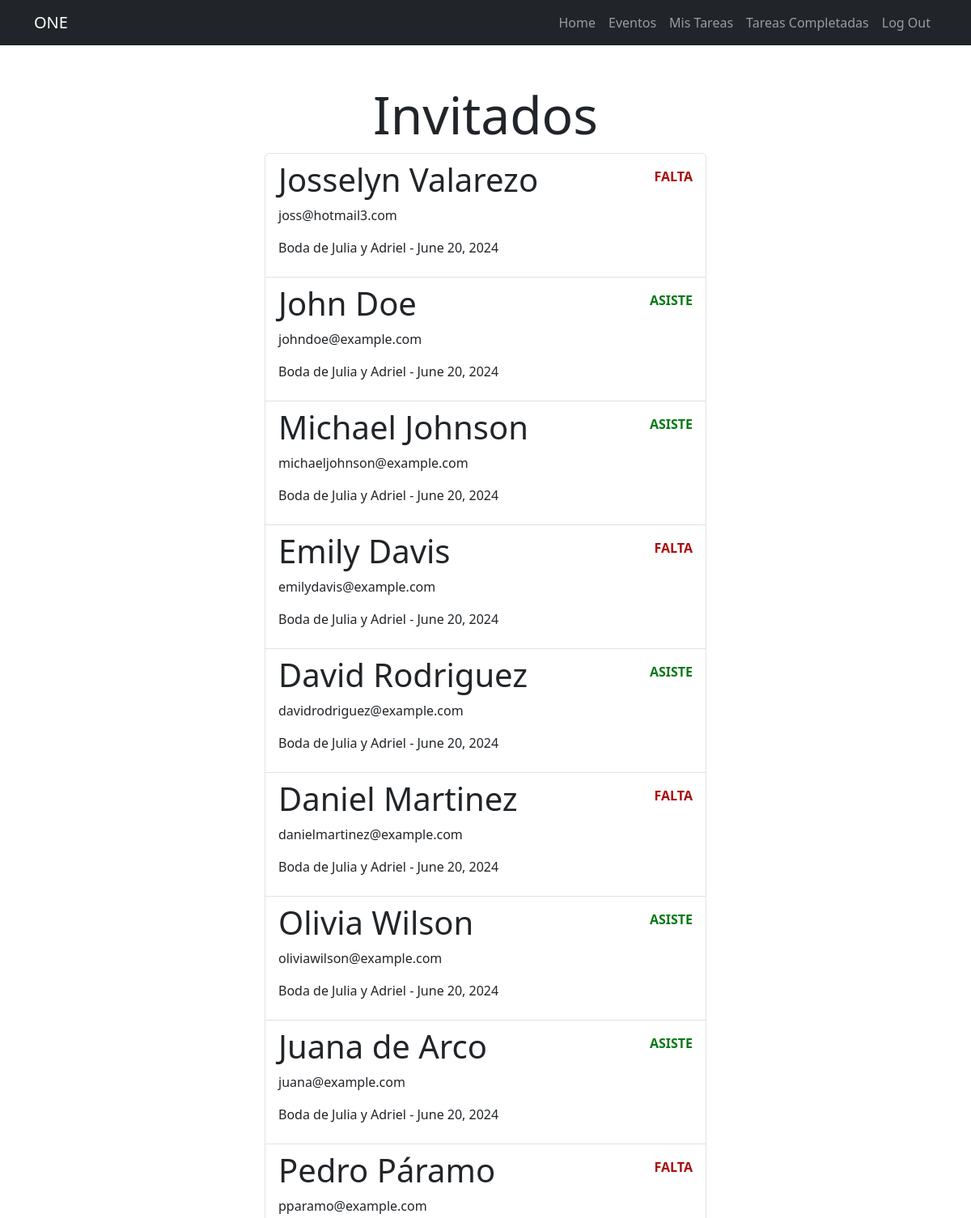
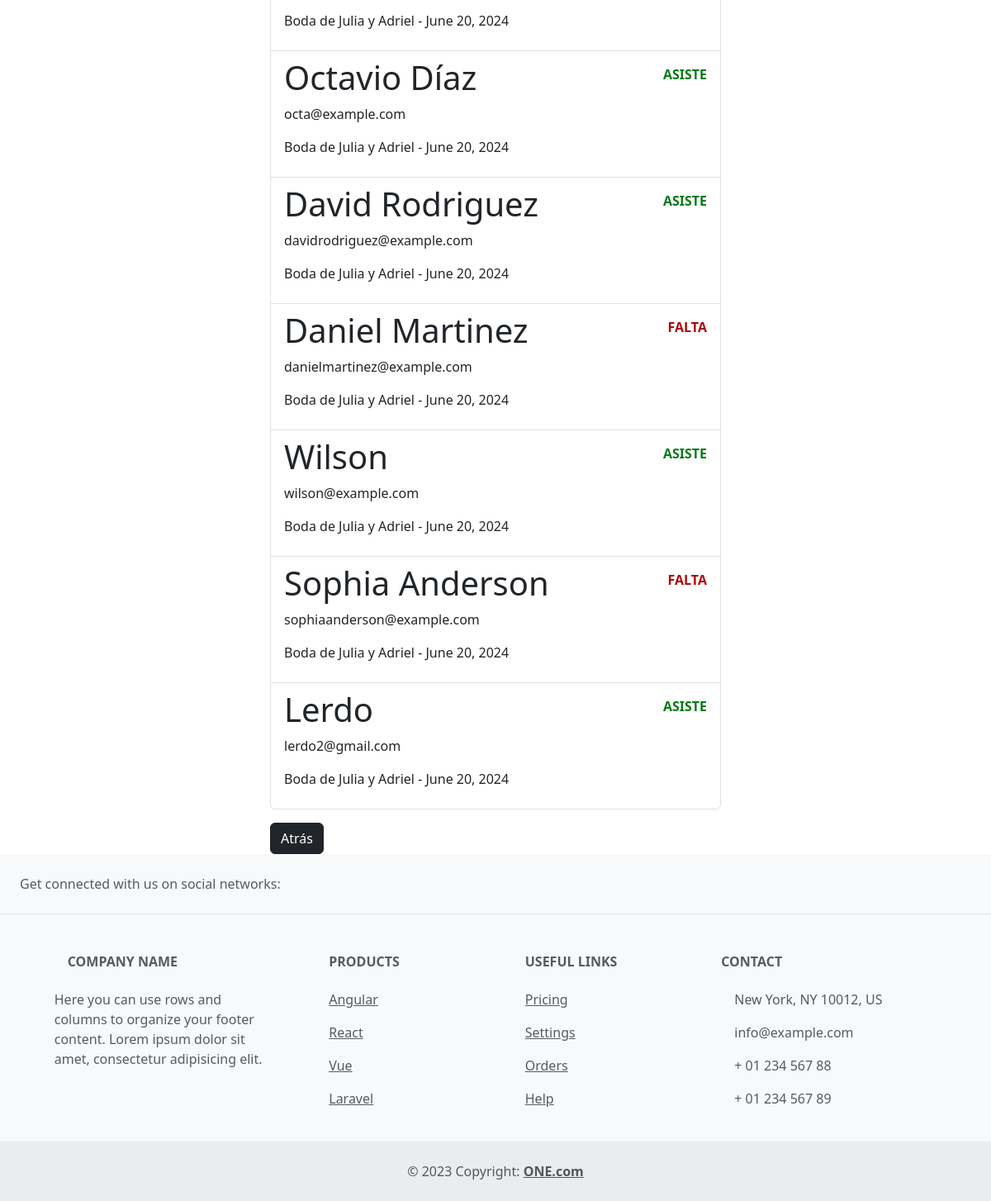
The page /invitados/14/ (signed in) on the database its author committed (2 pictures, top to bottom).
### invitados/models.py (models this page shows, shortened)
class Invitado(models.Model):
    nombre = models.CharField(max_length=80)
    correo = models.CharField(max_length=80)
    respuesta = models.CharField(max_length=2, null=True)
    evento = models.ForeignKey(Evento, blank=True , on_delete=models.CASCADE)

### event/models.py (models this page shows, shortened)
class Evento(models.Model):
    nombre = models.CharField(max_length=80)
    descripcion = models.TextField(blank=True)
    fechaCreacion = models.DateTimeField(auto_now_add=True)
    fecha= models.DateField(null = True, blank = True)
    ubicacion = models.CharField(max_length=200)
    user = models.ForeignKey(User, on_delete=models.CASCADE)

### invitados/views.py (the view)
# urls.py: path('invitados/<int:evento_id>/', invitados, name= 'invitados'),
@login_required
def invitados(request, evento_id):
    invitados = Invitado.objects.filter(evento_id=evento_id)
    return render(request, 'invitado.html', {'invitados': invitados})

### invitados/templates/invitado.html (shortened to what this page needs)
{% extends 'base.html' %}
{% block content%}
<main class="container">
    <div class="row">
        <div class="col-md-6 offset-md-3">
            <h1 class="mt-5 text-center display-3">Invitados</h1>
            <ul class="list-group">
                {% for invitado in invitados %}
                <a href="{% url 'invitado_detail' invitado.id invitado.evento.id %}" class="list-group-item">
                    <header class="d-flex justify-content-between">
                        <h1 class="fw-bold-3"> {{invitado.nombre}}</h1>
                        {% if invitado.respuesta == "SI" %}
                            <p class="mt-2 fw-bold" style="color: rgb(5, 121, 22);">ASISTE</p>
                        {% else %}
                            <p class="mt-2 fw-bold" style="color: rgb(172, 9, 9);">FALTA</p>
                        {% endif %}
                    </header>
                    <p> {{invitado.correo}} </p>
                    <p>{{invitado.evento.nombre}} - {{invitado.evento.fecha}} </p>
                </a>
                {% endfor %}
            </ul>
            {% if '/invitados/crear/' not in request.path %}
                <form action="{% url 'eventos' %}"  method="POST">
                    <button class="btn btn-dark mt-3" >Atrás</button>
                </form>
            {% endif %}
        </div>
    </div>
</main>
{% endblock %}

### rows shown on the page
Invitado: nombre "Josselyn Valarezo", respuesta "FALTA", correo "joss@hotmail3.com", evento.nombre "Boda de Julia y Adriel", evento.fecha "June 20, 2024"
Invitado: nombre "John Doe", respuesta "ASISTE", correo "johndoe@example.com", evento.nombre "Boda de Julia y Adriel", evento.fecha "June 20, 2024"
Invitado: nombre "Michael Johnson", respuesta "ASISTE", correo "michaeljohnson@example.com", evento.nombre "Boda de Julia y Adriel", evento.fecha "June 20, 2024"
Invitado: nombre "Emily Davis", respuesta "FALTA", correo "emilydavis@example.com", evento.nombre "Boda de Julia y Adriel", evento.fecha "June 20, 2024"
Invitado: nombre "David Rodriguez", respuesta "ASISTE", correo "davidrodriguez@example.com", evento.nombre "Boda de Julia y Adriel", evento.fecha "June 20, 2024"
Invitado: nombre "Daniel Martinez", respuesta "FALTA", correo "danielmartinez@example.com", evento.nombre "Boda de Julia y Adriel", evento.fecha "June 20, 2024"
Invitado: nombre "Olivia Wilson", respuesta "ASISTE", correo "oliviawilson@example.com", evento.nombre "Boda de Julia y Adriel", evento.fecha "June 20, 2024"
Invitado: nombre "Juana de Arco", respuesta "ASISTE", correo "juana@example.com", evento.nombre "Boda de Julia y Adriel", evento.fecha "June 20, 2024"
Invitado: nombre "Pedro Páramo", respuesta "FALTA", correo "pparamo@example.com", evento.nombre "Boda de Julia y Adriel", evento.fecha "June 20, 2024"
Invitado: nombre "Octavio Díaz", respuesta "ASISTE", correo "octa@example.com", evento.nombre "Boda de Julia y Adriel", evento.fecha "June 20, 2024"
Invitado: nombre "David Rodriguez", respuesta "ASISTE", correo "davidrodriguez@example.com", evento.nombre "Boda de Julia y Adriel", evento.fecha "June 20, 2024"
Invitado: nombre "Daniel Martinez", respuesta "FALTA", correo "danielmartinez@example.com", evento.nombre "Boda de Julia y Adriel", evento.fecha "June 20, 2024"
Invitado: nombre "Wilson", respuesta "ASISTE", correo "wilson@example.com", evento.nombre "Boda de Julia y Adriel", evento.fecha "June 20, 2024"
Invitado: nombre "Sophia Anderson", respuesta "FALTA", correo "sophiaanderson@example.com", evento.nombre "Boda de Julia y Adriel", evento.fecha "June 20, 2024"
Invitado: nombre "Lerdo", respuesta "ASISTE", correo "lerdo2@gmail.com", evento.nombre "Boda de Julia y Adriel", evento.fecha "June 20, 2024"
